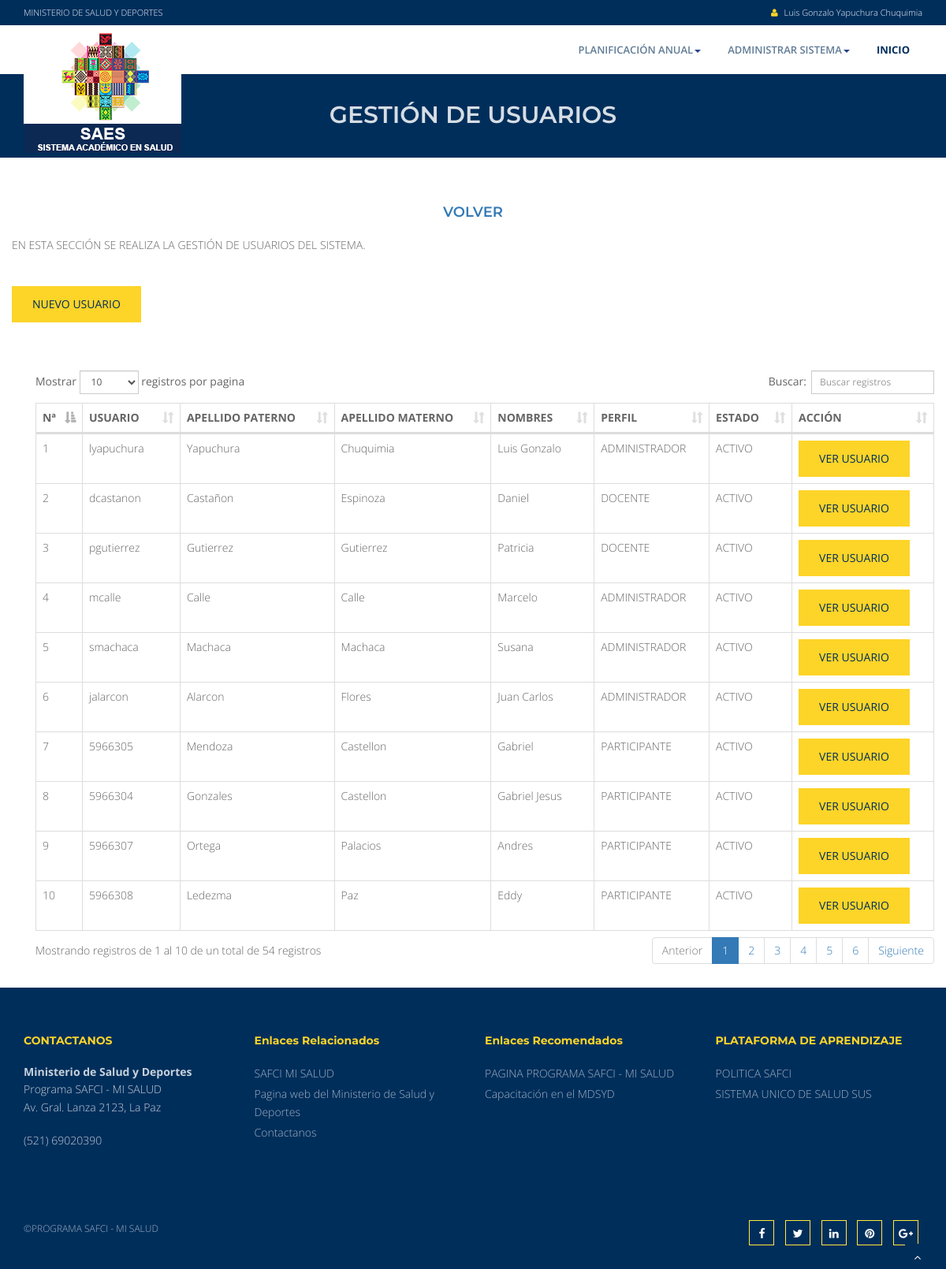
Screenshot of /administrar_sistema/usuarios.php (signed in) with the database file from the repository.
### tables this page shows
CREATE TABLE `nombre` (
  `idnombre` int(11) NOT NULL,
  `paterno` varchar(45) DEFAULT NULL,
  `materno` varchar(45) DEFAULT NULL,
  `nombre` varchar(45) DEFAULT NULL,
  `ci` varchar(45) DEFAULT NULL,
  `complemento` varchar(45) DEFAULT NULL,
  `exp` varchar(45) DEFAULT NULL,
  `fecha_nac` date DEFAULT NULL,
  `idnacionalidad` int(11) DEFAULT NULL,
  `idgenero` int(11) DEFAULT NULL
);

CREATE TABLE `usuarios` (
  `idusuario` int(11) NOT NULL,
  `idnombre` int(11) DEFAULT NULL,
  `usuario` varchar(45) DEFAULT NULL,
  `password` varchar(45) DEFAULT NULL,
  `fecha` date DEFAULT NULL,
  `condicion` varchar(45) DEFAULT NULL,
  `perfil` varchar(45) DEFAULT NULL
);

### administrar_sistema/usuarios.php (the view, shortened to what this page needs)
<?php include("../inc.config.php");?>
<?php
$idnombre_ss   =  $_SESSION['idnombre_ss'];
?>
<!DOCTYPE html>
<html lang="es">
<head>
<link href="../css/bootstrap.min.css" rel="stylesheet" />
<link href="../css/fancybox/jquery.fancybox.css" rel="stylesheet">
<link href="../css/flexslider.css" rel="stylesheet" />
<link href="../css/style.css" rel="stylesheet" />
<link rel="stylesheet" href="../css/jquery-ui.min.css">
<link rel="stylesheet" href="../css/style.css">
<link rel="stylesheet" href="../css/dataTables.bootstrap.min.css">
</head>
<body>
<div id="wrapper">
<div class="topbar">
  <div class="container">
    <div class="row">
      <div class="col-md-12">
         <p class="pull-left hidden-xs">MINISTERIO DE SALUD Y DEPORTES</p>
         <p class="pull-right"><i class="fa fa-user"></i>
        <?php
$sqlus =" SELECT nombre, paterno, materno FROM nombre WHERE idnombre='$idnombre_ss'";
$resultus = mysqli_query($link,$sqlus);
$rowus = mysqli_fetch_array($resultus);?>
        <?php echo $rowus[0];?> <?php echo $rowus[1];?> <?php echo $rowus[2];?></p>
      </div>
    </div>
  </div>
</div>
	<header>
        <div class="navbar navbar-default navbar-static-top">
            <div class="container">
                <div class="navbar-header">
                  <a class="navbar-brand" href="../intranet.php"><img src="../img/logo_saes.png" alt="logo"/></a>
                </div>
                <?php include("../menu_planes.php");?>
            </div>
        </div>
	</header>
	<section id="inner-headline">
	<div class="container">
		<div class="row">
			<div class="col-lg-12">
				<h2 class="pageTitle">GESTIÓN DE USUARIOS</h2>
			</div>
		</div>
	</div>
	</section>
	<section id="content">
	<div class="container">
		<div class="row">
		<div class="tg-main-section tg-banner tg-haslayout parallax-window" data-parallax="scroll" data-bleed="100" data-speed="0.2" data-image-src="images/slider/img-03.jpg">
        <h4 align="center"><a href="../inicio.php">VOLVER</a></h4>
		</div>
   	<div class="about-logo">
       <p>EN ESTA SECCIÓN SE REALIZA LA GESTIÓN DE USUARIOS DEL SISTEMA.</p>
    </div>
    </div>
    <div class="row">
        <form name="FORMU" action="nuevo_usuario.php" method="post">
        <button type="submit" class="btn btn-primary">NUEVO USUARIO</button>
        </form>
    </div>
<div class="container">
<div class="row">
<div class="col-lg-12">
</div>
</div>
<div class="table-responsive">
      <table class="table table-bordered" id="example" width="100%" cellspacing="0">
            <thead>
                <tr>
                    <th>Nª</th>
                    <th>USUARIO</th>
                    <th>APELLIDO PATERNO</th>
                    <th>APELLIDO MATERNO</th>
                    <th>NOMBRES</th>
                    <th>PERFIL</th>
                    <th>ESTADO</th>
                    <th>ACCIÓN</th>
                </tr>
            </thead>
			<tbody>
            <?php
            $numero=1;
            $sql =" SELECT usuarios.idusuario, usuarios.usuario, nombre.paterno, nombre.materno, nombre.nombre, usuarios.perfil, usuarios.condicion, ";
            $sql.=" nombre.idnombre FROM usuarios, nombre WHERE usuarios.idnombre=nombre.idnombre ORDER BY idusuario ";
            $result = mysqli_query($link,$sql);
            if ($row = mysqli_fetch_array($result)){
            mysqli_field_seek($result,0);
            while ($field = mysqli_fetch_field($result)){
            } do {
            ?>
				<tr>
				<td><?php echo $numero;?></td>
                <td><?php echo $row[1];?></td>
				<td><?php echo $row[2];?></td>
                <td><?php echo $row[3];?></td>
                <td><?php echo $row[4];?></td>
                <td><?php echo $row[5];?></td>
                <td><?php echo $row[6];?></td>
                <td>
                <form name="VALIDA" action="valida_usuario_mod.php" method="post">
                <button type="submit" class="btn btn-primary">VER USUARIO</button></form>
                </td>
                </tr>
            <?php
            $numero=$numero+1;
            }
            while ($row = mysqli_fetch_array($result));
            } else {
            }
            ?>
                                    </tbody>
                                </table>
                            </div>
</div>
  </section>
	<footer>
	<?php include("../footer.php");?>
	</footer>
</div>
<a href="#" class="scrollup"><i class="fa fa-angle-up active"></i></a>
</body>
</html>

### css/style.css (style rules this page uses)
body { font-family:'Open Sans', Arial, sans-serif; font-weight:300; line-height:1.6em; color:#656565; font-size: 1.4em; }
h1,h2 { font-weight: 600; line-height:1.1em; color: #002e5b; font-family: 'Montserrat', sans-serif; margin-bottom: 20px; text-transform: uppercase; }
h3, h4, h5, h6 { line-height:1.1em; color: #002e5b; margin-bottom: 20px; font-family: 'Montserrat', sans-serif; font-weight: 600; }
input, button, select, textarea { border-radius: 0px !important; }
#wrapper { width:100%; margin:0; padding:0; }
.row,.row-fluid { margin-bottom:30px; }
.topbar { background-color: #002e5b; padding: 5px 0; font-size: 11px !important; }
.topbar .container .row { margin: 0; padding:0; }
.topbar .container .row .col-md-12 { padding:0; }
.topbar p { margin:0; display:inline-block; font-size: 11px; color: #f1f6ff; }
.topbar p > i { margin-right:5px; color: #fdd428; }
.topbar p:last-child { text-align:right; }
header .navbar { margin-bottom: 0; }
.navbar-default { border: none; }
.navbar-brand { color: #222; text-transform: uppercase; font-size: 24px; font-weight: 700; line-height: 1em; letter-spacing: -1px; margin-top: 10px; padding: 0 0 0 15px; }
.navbar-default .navbar-brand { color: #1891EC; }
header .navbar { min-height: 70px;padding: 18px 0;background: #ffffff; }
header .navbar { min-height: 62px; padding: 0; }
.pageTitle { color: #fff; margin: 30px 0 3px; display: inline-block; }
#content { position:relative; background:#fff; padding:50px 0 0px 0; }
#inner-headline { background: #002e5b;position: relative;margin: 0;padding: 0; }
#inner-headline h2.pageTitle { color: rgba(255, 255, 255, 0.84); padding: 5px 0; display:block; text-transform: capitalize; text-align: center; }
.btn { text-align: center;color: #002e5b;padding: 12px 25px;border-radius: 0;background: #fdd428;border-color: #fdd428; }
footer { background: #002e5b; }
footer { padding:50px 0 0 0; color:#f8f8f8; }
.scrollup { position:fixed; width:32px; height:32px; bottom:0px; right:20px; background: #002e5b; }
a.scrollup { outline:0; text-align: center; }
a.scrollup i { margin-top: 10px; color: #fff; }

### rows the page displays
nombre: nombre "Luis Gonzalo", paterno "Yapuchura", materno "Chuquimia"
usuarios: usuario "lyapuchura", idnombre.paterno "Yapuchura", idnombre.materno "Chuquimia", idnombre.nombre "Luis Gonzalo", perfil "ADMINISTRADOR", condicion "ACTIVO"
usuarios: usuario "dcastanon", idnombre.paterno "Castañon", idnombre.materno "Espinoza", idnombre.nombre "Daniel", perfil "DOCENTE", condicion "ACTIVO"
usuarios: usuario "pgutierrez", idnombre.paterno "Gutierrez", idnombre.materno "Gutierrez", idnombre.nombre "Patricia", perfil "DOCENTE", condicion "ACTIVO"
usuarios: usuario "mcalle", idnombre.paterno "Calle", idnombre.materno "Calle", idnombre.nombre "Marcelo", perfil "ADMINISTRADOR", condicion "ACTIVO"
usuarios: usuario "smachaca", idnombre.paterno "Machaca", idnombre.materno "Machaca", idnombre.nombre "Susana", perfil "ADMINISTRADOR", condicion "ACTIVO"
usuarios: usuario "jalarcon", idnombre.paterno "Alarcon", idnombre.materno "Flores", idnombre.nombre "Juan Carlos", perfil "ADMINISTRADOR", condicion "ACTIVO"
usuarios: usuario "5966305", idnombre.paterno "Mendoza", idnombre.materno "Castellon", idnombre.nombre "Gabriel", perfil "PARTICIPANTE", condicion "ACTIVO"
usuarios: usuario "5966304", idnombre.paterno "Gonzales", idnombre.materno "Castellon", idnombre.nombre "Gabriel Jesus", perfil "PARTICIPANTE", condicion "ACTIVO"
usuarios: usuario "5966307", idnombre.paterno "Ortega", idnombre.materno "Palacios", idnombre.nombre "Andres", perfil "PARTICIPANTE", condicion "ACTIVO"
usuarios: usuario "5966308", idnombre.paterno "Ledezma", idnombre.materno "Paz", idnombre.nombre "Eddy", perfil "PARTICIPANTE", condicion "ACTIVO"
